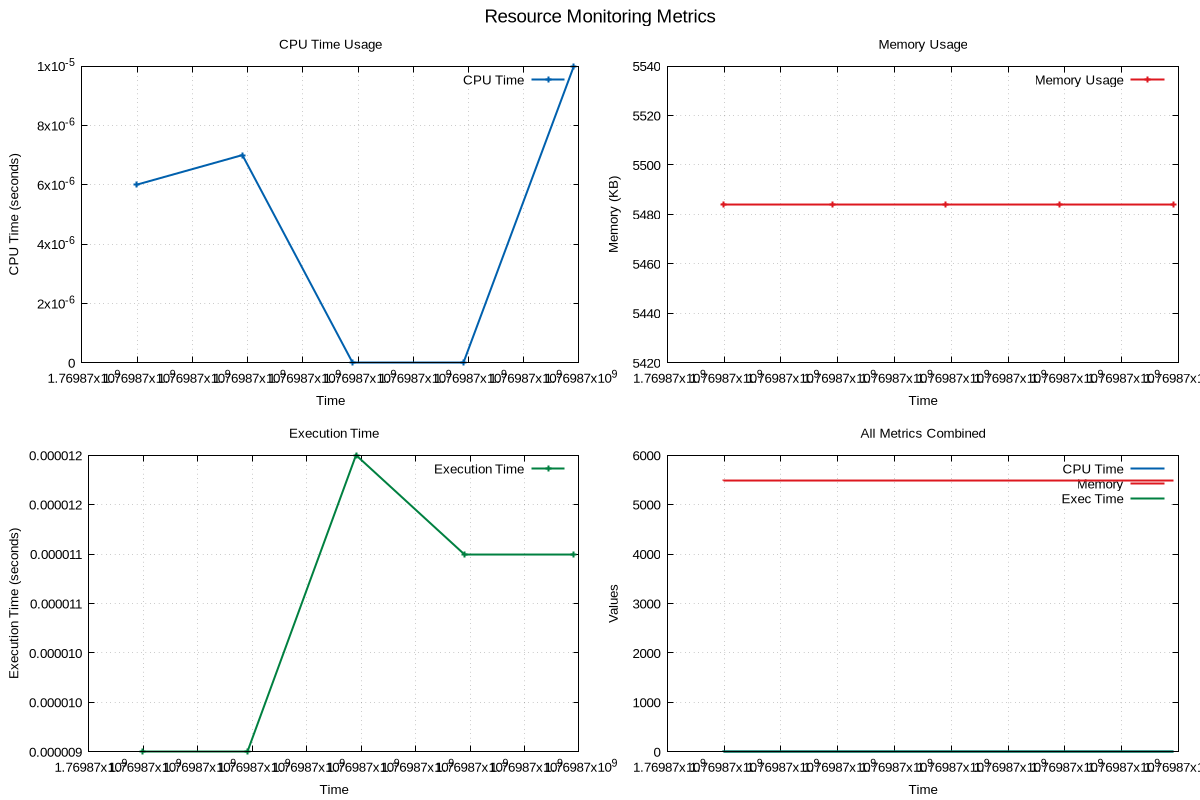

Write gnuplot code to recreate this figure.
# GNUplot script for resource monitoring
set terminal pngcairo enhanced font 'Arial,10' size 1200,800
set output 'png/binary_search_20260131_190624.png'

set multiplot layout 2,2 title 'Resource Monitoring Metrics' font 'Arial,14'
set style line 1 lc rgb '#0060ad' lt 1 lw 2
set style line 2 lc rgb '#dd181f' lt 1 lw 2
set style line 3 lc rgb '#008040' lt 1 lw 2

set title 'CPU Time Usage'
set xlabel 'Time'
set ylabel 'CPU Time (seconds)'
set grid
plot 'png/binary_search_20260131_190624.dat' using 1:2 with linespoints ls 1 title 'CPU Time'
set title 'Memory Usage'
set xlabel 'Time'
set ylabel 'Memory (KB)'
set grid
plot 'png/binary_search_20260131_190624.dat' using 1:3 with linespoints ls 2 title 'Memory Usage'
set title 'Execution Time'
set xlabel 'Time'
set ylabel 'Execution Time (seconds)'
set grid
plot 'png/binary_search_20260131_190624.dat' using 1:4 with linespoints ls 3 title 'Execution Time'
set title 'All Metrics Combined'
set xlabel 'Time'
set ylabel 'Values'
set grid
plot 'png/binary_search_20260131_190624.dat' using 1:2 with lines ls 1 title 'CPU Time', \
     'png/binary_search_20260131_190624.dat' using 1:3 with lines ls 2 title 'Memory', \
     'png/binary_search_20260131_190624.dat' using 1:4 with lines ls 3 title 'Exec Time'
unset multiplot
